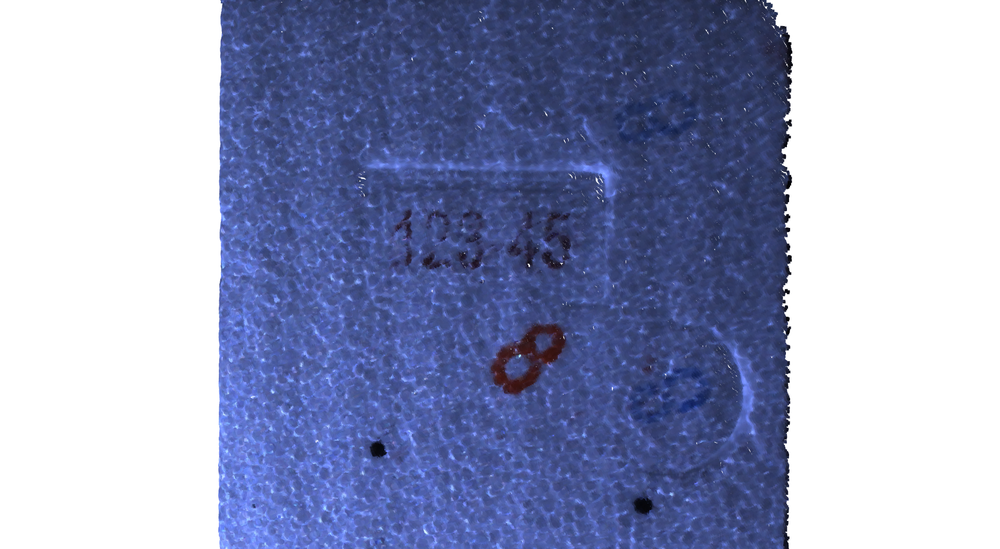
#> input picture 1111_PIL.png, 1000 x 549 px, shrunk from 1920 x 1055 before the run
$ python img_processing.py
#> lines starting #> are read from the running program, lines starting #| are printed output that depends on the picture; after the words box and inside, x2 and y2 are one past the last pixel; in counts of white or black regions, pixels touching at a corner belong together
import os
import numpy as np
import cv2

# 反相灰度图，将黑白阈值颠倒


def accessPiexl(img):
    height = img.shape[0]
    width = img.shape[1]
    for i in range(height):
       for j in range(width):
           img[i][j] = 255 - img[i][j]
    return img

# 反相二值化图像
def accessBinary(img, threshold=128):
    img = accessPiexl(img)

    cv2.imshow('accessPiexl', img)
    cv2.waitKey(300)

    # 边缘膨胀，不加也可以
    kernel = np.ones((5, 5), np.uint8)
    img = cv2.dilate(img, kernel, iterations=1)
    # 使用中间部分确定二值化阈值并传出,因为中间部分极大概率出现了字符
    img_threshold=crop_center(img,50,60)
    cv2.imwrite('data/img/img_threshold_crop.jpg', img_threshold)
    threshold, _ = cv2.threshold(img_threshold, 0, 255, cv2.THRESH_BINARY + cv2.THRESH_OTSU)
    print('threshold:', threshold)


    # 二值化
    _, img = cv2.threshold(img, threshold, 255, cv2.THRESH_BINARY)

    #通过img判断阈值成功，若为全黑或者全白则阈值判断失败，并引出异常
    if np.sum(img) == 0 or np.sum(img) == img.shape[0]*img.shape[1]*255:
        raise Exception('Threshold Error')


    return img


# 根据长向量找出顶点
def extractPeek(array_vals, min_vals=10, min_rect=20):
    extrackPoints = []
    startPoint = None
    endPoint = None
    for i, point in enumerate(array_vals):
        if point > min_vals and startPoint == None:
            startPoint = i
        elif point < min_vals and startPoint != None:
            endPoint = i

        if startPoint != None and endPoint != None:
            extrackPoints.append((startPoint, endPoint))
            startPoint = None
            endPoint = None

    # 剔除一些噪点
    for point in extrackPoints:
        if point[1] - point[0] < min_rect:
            extrackPoints.remove(point)
    return extrackPoints

# 寻找边缘，返回边框的左上角和右下角（利用直方图寻找边缘算法（需行对齐））
def findBorderHistogram(img):
    borders = []


    # 行扫描
    hori_vals = np.sum(img, axis=1)
    hori_points = extractPeek(hori_vals)
    # 根据每一行来扫描列
    for hori_point in hori_points:
        extractImg = img[hori_point[0]:hori_point[1], :]
        vec_vals = np.sum(extractImg, axis=0)
        vec_points = extractPeek(vec_vals, min_rect=0)
        for vect_point in vec_points:
            border = [(vect_point[0], hori_point[0]), (vect_point[1], hori_point[1])]
            borders.append(border)
    return borders

# 显示结果及边框
def showResults(img, borders, results=None):

    # 绘制
    print(img.shape)
    for i, border in enumerate(borders):
        cv2.rectangle(img, border[0], border[1], (0, 0, 255))
        if results:
            cv2.putText(img, str(results[i]), border[0], cv2.FONT_HERSHEY_COMPLEX, 0.8, (0, 255, 0), 1)
        #cv2.circle(img, border[0], 1, (0, 255, 0), 0)
    cv2.imshow('test', img)
    cv2.waitKey(0)


def crop_center(img, n1, n2):
    """
    截取图像的行的中间n1%和列的中间n2%.

    参数:
        img (ndarray): 原始图像.
        n1 (float): 行方向截取的百分比(0 < n1 <= 100).
        n2 (float): 列方向截取的百分比(0 < n2 <= 100).

    返回:
        ndarray: 截取后的图像.
    """
    # 获取图像尺寸
    height, width = img.shape[:2]

    # 计算截取区域的尺寸
    new_height = int(height * (n1 / 100))
    new_width = int(width * (n2 / 100))

    # 计算中间区域的起始和结束坐标
    start_y = (height - new_height) // 2
    start_x = (width - new_width) // 2
    end_y = start_y + new_height
    end_x = start_x + new_width

    # 截取图像
    cropped_img = img[start_y:end_y, start_x:end_x]
    return cropped_img

if __name__ == '__main__':

    # 读取图像
    img_path = '1111_PIL.png'
    img = cv2.imread(img_path,0)
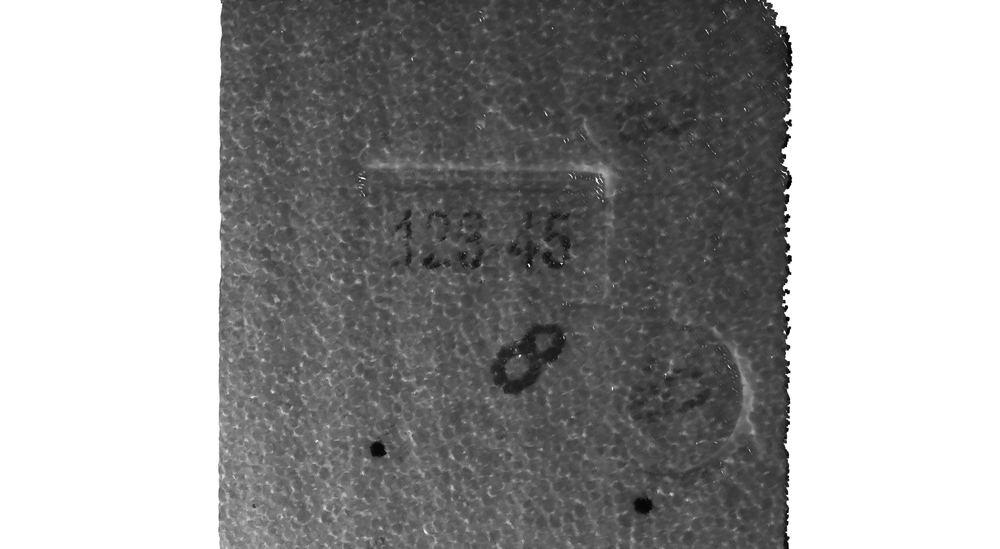
#> img: shape (549, 1000); min 0, max 255, mean 156.9
    if img is None:
        print("图像读取失败，请检查路径！")
    else:
        # 截取图像的中间部分
        cropped_img = crop_center(img, 50, 50) # 截取中间50%的区域
#> in crop_center, `cropped_img = img[start_y:end_y, start_x:end_x]`:
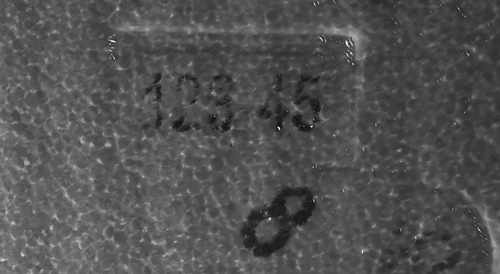
#> cropped_img: shape (274, 500); min 5, max 255, mean 81.6

        # 创建保存文件夹
        save_folder = "data/img"
        os.makedirs(save_folder, exist_ok=True)

        # 保存截取后的图像
        save_path = os.path.join(save_folder, "cropped_output.jpg")
        cv2.imwrite(save_path, cropped_img)
        print(f"图像已保存为 {save_path}")
    img = cropped_img
    img = accessBinary(img)
#> after the loop in accessPiexl, `for i in range(height):`:
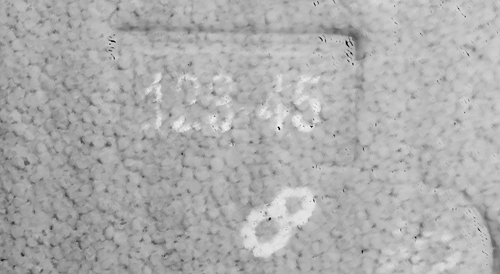
#> img: shape (274, 500); min 0, max 250, mean 173.4
#> call 2 of crop_center, with n1 = 50, n2 = 60
#> in crop_center (call 2), `cropped_img = img[start_y:end_y, start_x:end_x]`:
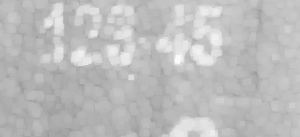
#> cropped_img: shape (137, 300); min 152, max 250, mean 189.3
#> in accessBinary, `threshold, _ = cv2.threshold(img_threshold, 0, 255, cv2.THRESH_BINARY ..`: threshold = 201
#| threshold: 201.0
#> in accessBinary, `_, img = cv2.threshold(img, threshold, 255, cv2.THRESH_BINARY)`:
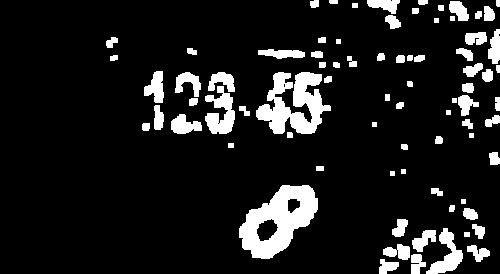
#> img: shape (274, 500); 11.3% white; 79 white regions, largest, box (x1, y1, x2, y2) and area: (239, 185, 318, 259) 3179, (256, 72, 331, 134) 2583, (205, 86, 235, 134) 859
    cv2.namedWindow('accessBinary', cv2.WINDOW_NORMAL)
    cv2.imshow('accessBinary', img)
    cv2.waitKey(0)

    borders = findBorderHistogram(img)
#> in findBorderHistogram, `hori_vals = np.sum(img, axis=1)`: hori_vals = 274 values, max 36975 at index 123, min 0 at index 150, mean 14456.8
#> the loop in extractPeek, `for i, point in enumerate(array_vals):` made 274 passes
#> point on passes 1 to 12: 15300, 19125, 19635, 20655, 17085, 17340, 18105, 15810, 13260, 13770, 11730, 11730
#> after the loop in extractPeek, `for i, point in enumerate(array_vals):`: extrackPoints = [(0, 150), (152, 165), (166, 176)]; startPoint = 185
#> the loop in extractPeek, `for point in extrackPoints:` made 2 passes
#> after the loop in extractPeek, `for point in extrackPoints:`: extrackPoints = [(0, 150), (166, 176)]
#> the loop in findBorderHistogram, `for hori_point in hori_points:` made 2 passes
#> (hori_point, vec_points) on pass 2: ((166, 176), [(316, 324), (390, 395), (401, 406)])
#> pass 1, in findBorderHistogram, `extractImg = img[hori_point[0]:hori_point[1], :]`:
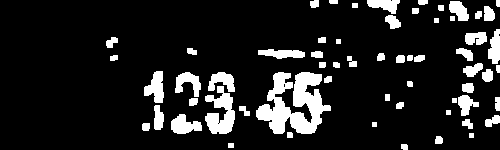
#> extractImg: shape (150, 500); 12.8% white; 61 white regions, largest, box (x1, y1, x2, y2) and area: (256, 72, 331, 134) 2583, (205, 86, 235, 134) 859, (144, 71, 164, 103) 404
#> after the loop in findBorderHistogram, `for hori_point in hori_points:`: borders = 12 items
#> borders = 12 items
    showResults(img, borders)
#| (274, 500)
#> the loop in showResults, `for i, border in enumerate(borders):` made 12 passes
#> border on passes 1 to 12: [(106, 0), (118, 150)], [(142, 0), (164, 150)], [(171, 0), (202, 150)], [(205, 0), (235, 150)], [(239, 0), (250, 150)], [(256, 0), (341, 150)], [(347, 0), (358, 150)], [(367, 0), (428, 150)], [(434, 0), (444, 150)], [(316, 166), (324, 176)], [(390, 166), (395, 176)], [(401, 166), (406, 176)]
#> after the loop in showResults, `for i, border in enumerate(borders):`:
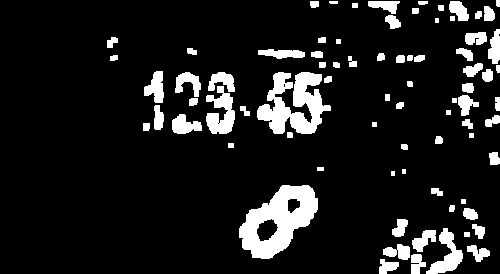
#> img: shape (274, 500); 11.2% white; 79 white regions, largest, box (x1, y1, x2, y2) and area: (239, 185, 318, 259) 3179, (257, 72, 331, 134) 2576, (206, 86, 235, 134) 849
